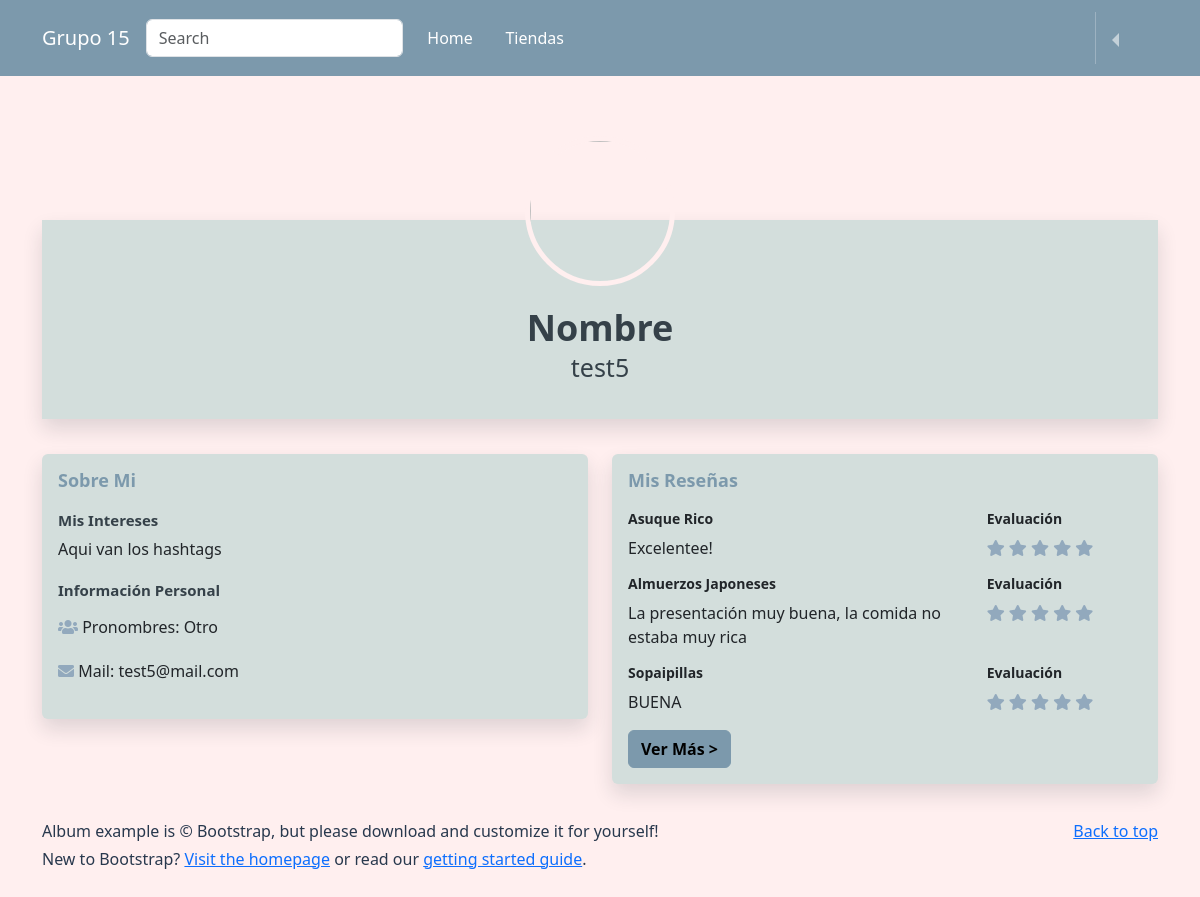
The page /profile/ (signed in) on the database as committed earlier.
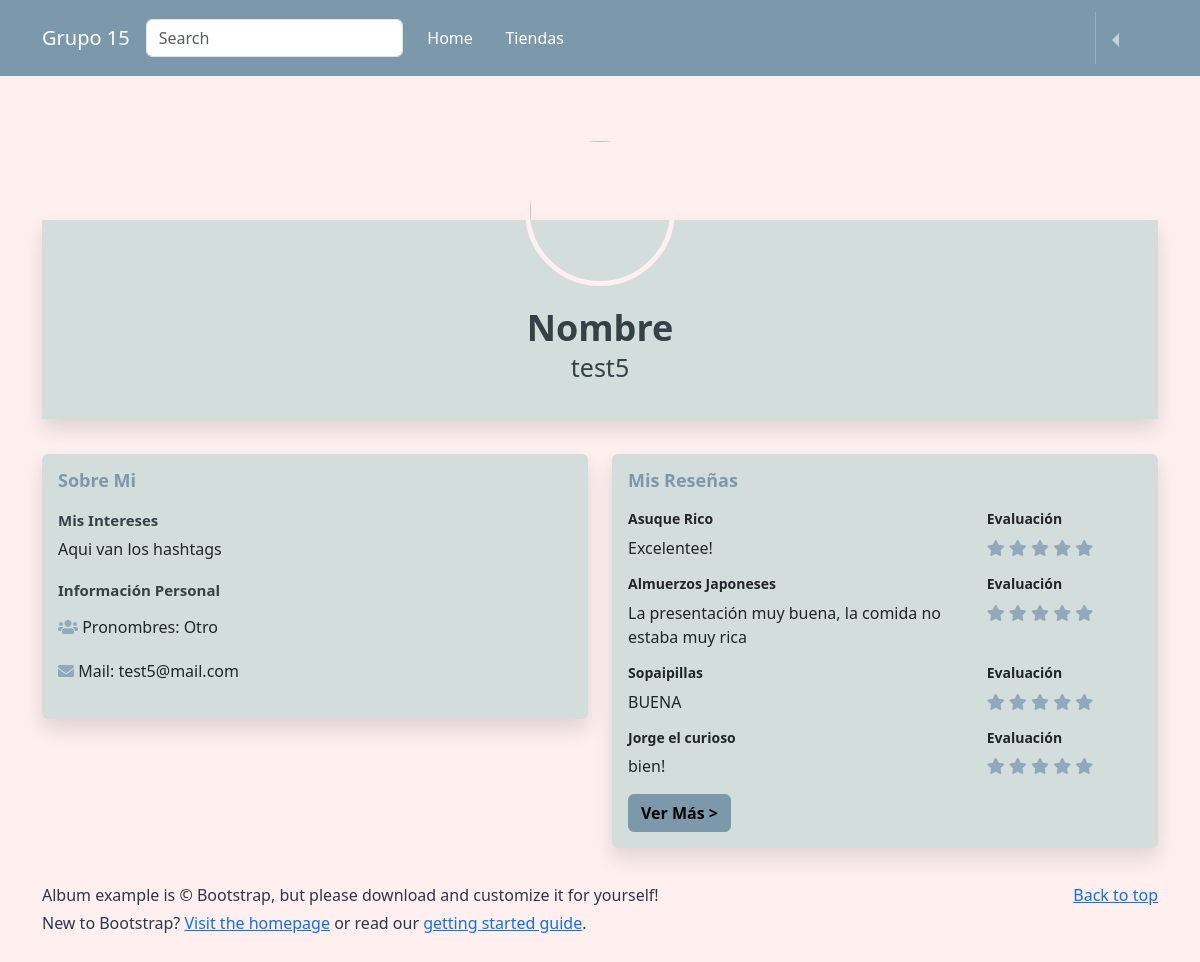
The same page on the database as committed later.
### reviews/models.py (models this page shows, shortened)
class Evaluacion(models.Model):
    usuario = models.ForeignKey(User, on_delete=models.CASCADE)
    local_comida = models.ForeignKey(Puesto_de_comida, related_name='evaluaciones', on_delete=models.CASCADE)
    comentario = models.TextField(blank=True)
    calificacion_comida = models.IntegerField()
    calificacion_precio = models.IntegerField()
    calificacion_presentacion = models.IntegerField()
    likes = models.IntegerField(default=0)
    dislikes = models.IntegerField(default = 0)

class Puesto_de_comida(models.Model):
    nombre = models.CharField(max_length=200)
    dueño = models.CharField(max_length=200)
    FotoLocal = models.ImageField(upload_to='Fotos_locales/', null=True, blank=True)
    def __str__(self):
        return self.nombre

### reviews/views.py (the view)
# urls.py: path('profile/', perfil, name="profile"),
@login_required
def perfil(request):
    reviews_usuario = Evaluacion.objects.filter(usuario_id = request.user)
    return render(request, "perfil.html", {"reviews_usuario" : reviews_usuario})

### templates/perfil.html (shortened to what this page needs)
{% extends 'base.html' %}
{% load static %}
{% block content %}
<head>
  <link rel="stylesheet">
  <link href="https://cdnjs.cloudflare.com/ajax/libs/font-awesome/5.11.2/css/all.min.css" rel="stylesheet">
  <link rel="stylesheet" href="{% static 'css/perfil.css' %}">
</head>
{% if request.user.is_authenticated %}
<body>
  <div class="container">
    <div class="card social-prof">
      <div class="card-body hello">
        <div class="wrapper">
          <img src="https://img.freepik.com/premium-photo/cat-dressed-formal-business-suit-anthropomorphic-businessman-generative-ai_796128-1479.jpg?w=740" alt="" class="user-profile">
          <h3>Nombre</h3>
          <p>{{request.user.username}}</p>
        </div>
      </div>
    </div>
    <div class="row">
      <div class="col-lg-6">
        <div class="card hello">
          <div class="card-body info-card social-about">
            <h2 class="text-blue">Sobre Mi</h2>
            <h4><strong>Mis Intereses</strong></h4>
            <p>Aqui van los hashtags</p>
            <h4 class="mb-3"><strong>Información Personal</strong></h4>
            <div class="row">
              <div class="col-6">
                <div class="social-info">
                  <i class="fas fas fa-users mr-2" style="color: #92A9BD"></i>
                  <span>Pronombres: {{request.user.pronombre}}</span>
                </div>
              </div>
            </div>
            <div class="row">
              <div class="col-6">
                <div class="social-info">
                  <i class="fas fas fa-envelope mr-2" style="color: #92A9BD"></i>
                  <span>Mail: {{request.user.email}}</span>
                </div>
              </div>
            </div>
          </div>
        </div>
      </div>
      <div class="col-lg-6">
        <div class="card info-card hello">
          <div class="card-body">
            <h2 class="text-blue">Mis Reseñas</h2>
            {% for review in reviews_usuario %}
            <div class="row">
              <div class="col-lg-8">
                <h5>{{review.local_comida}}</h5>
                  <div class="mb-3">
                    <p>{{review.comentario}} </p>
                  </div>
              </div>
              <div class="col-lg-4">
                <h5>Evaluación</h5>
                <div class="mb-3">
                  <i class="fas fa-star" style="color:#92A9BD"></i>
                  <i class="fas fa-star" style="color:#92A9BD"></i>
                  <i class="fas fa-star" style="color:#92A9BD"></i>
                  <i class="fas fa-star" style="color:#92A9BD"></i>
                  <i class="fas fa-star" style="color:#92A9BD"></i>
                </div>
              </div>
            </div>
            {% endfor %}
            <div class="col-lg-5">
              <button class="btn see-more" id="see-more" data-toggle="modal" data-target="#exampleModal">Ver Más ></button>
            </div>
          </div>
        </div>
      </div>
    </div>
  </div>
  </body>
  {%endif%}
  {% endblock %}

Rows that differ between the two databases and show on the page:
added Evaluacion: local_comida "Jorge el curioso", comentario "bien!"
